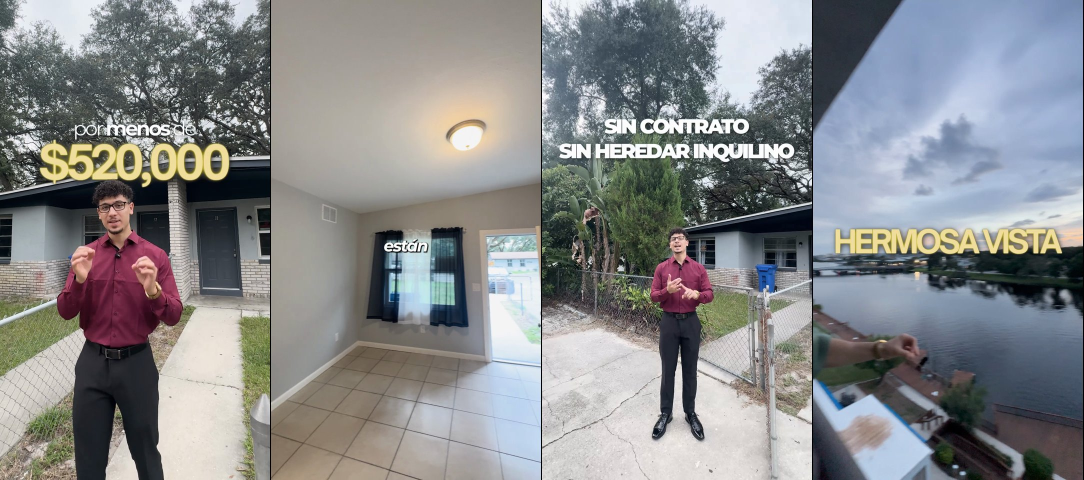
#> input picture clientes/angel-perez-brand/assets/ref-pauta-tampa.jpg, 2168 x 960 px, given in place of base3.jpg, which was not available (shown at 1/2 size)
$ python portada_pil.py ../../../clientes/angel-perez-brand/assets/ref-pauta-tampa.jpg
#> lines starting #> are read from the running program, lines starting #| are printed output that depends on the picture; after the words box and inside, x2 and y2 are one past the last pixel; in counts of white or black regions, pixels touching at a corner belong together; pictures that were not available may be replaced by others from this repository, and a replacement may not be noted
# portada_pil.py — Portada 9:16 en PIL (sin Remotion), probada y aprobada en PAO 10-09 "HOA y CDD no son lo mismo" (2026-10-05).
# Copiarla al proyecto y ajustar rutas, recorte (zoom anclado a los ojos), LINES (texto/fuentes/colores de la marca) y TEXT_TOP.
# Resuelve lo que pidió el usuario en 3 rondas de corrección:
#   - sujeto aislado y con MÁS exposición (levanta sombras con gamma 0,82 + brillo 1,14, contraste y color leves), fondo
#     limpio bajado al 80 % y desenfocado 4 px, luz cálida suave detrás de la cabeza, degradés arriba y abajo que NO
#     pasan por encima del sujeto dentro del cuadrado (solo piernas fuera del cuadrado);
#   - borde sin halo: alrededor del sujeto va el original bajado (no el relleno) y la exposición entra 3 px hacia adentro;
#   - completa partes que Vision deja afuera (ej. una mano) con píxeles de piel dentro de una elipse;
#   - lockup con líneas de pesos mezclados posicionadas por LÍNEA DE BASE, interlineado muy apretado, y la línea de abajo
#     partida alrededor de la cola de la "y"/"g" del golpe (la cola cae en el espacio entre palabras);
#   - texto pegado debajo del mentón (TEXT_TOP = base de la cabeza medida + ~20 px).
# Insumos (desde scripts de esta skill): recorte_personas.swift -> personas3.png/mascara3.png; fondo_limpio.swift -> fondo3.jpg.
# Verificar: `portada_pil.py solotexto` + medir_texto.py; `portada_pil.py guias` para ver cuadrado y margen.
import os
import sys
import numpy as np
from PIL import Image, ImageDraw, ImageFilter, ImageFont, ImageEnhance
F = os.path.expanduser('~/.claude/skills/paola-jimenez-brand/assets/fonts/poppins/')
W, H = 1080, 1920
ROSA = (248, 192, 230); WHITE = (255, 255, 255); CIR_D = (28, 6, 20)
MODE = sys.argv[1] if len(sys.argv) > 1 else ''
OUT = '../../../PORTADA/10-09 PAO HOA y CDD no son lo mismo.jpg'
TEXT_TOP = 792             # tope real del bloque: ~20 px bajo el mentón medido (cabeza hasta y≈772 en base3), sobre el pecho

base = Image.open('base3.jpg').convert('RGB')
#> base is the input picture: PIL image 2168x960 RGB; mean R, G, B 134.8, 136.4, 137.9
A = lambda im: np.asarray(im, np.float32)

# ---- máscara del sujeto: Vision + la mano derecha que Vision dejó a medias (píxeles de piel en esa zona) ----
mk = A(Image.open('mascara3.png').convert('L').resize((W, H))) / 255
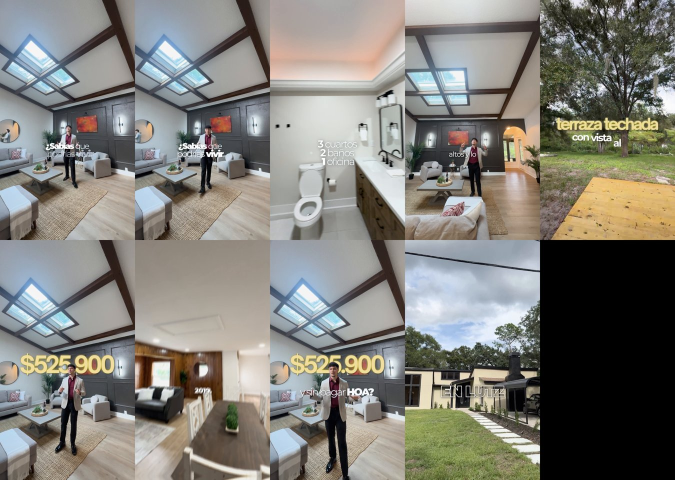
#> input picture clientes/angel-perez-brand/assets/ref-pauta.jpg, 1350 x 960 px, given in place of mascara3.png, which was not available (shown at 1/2 size)
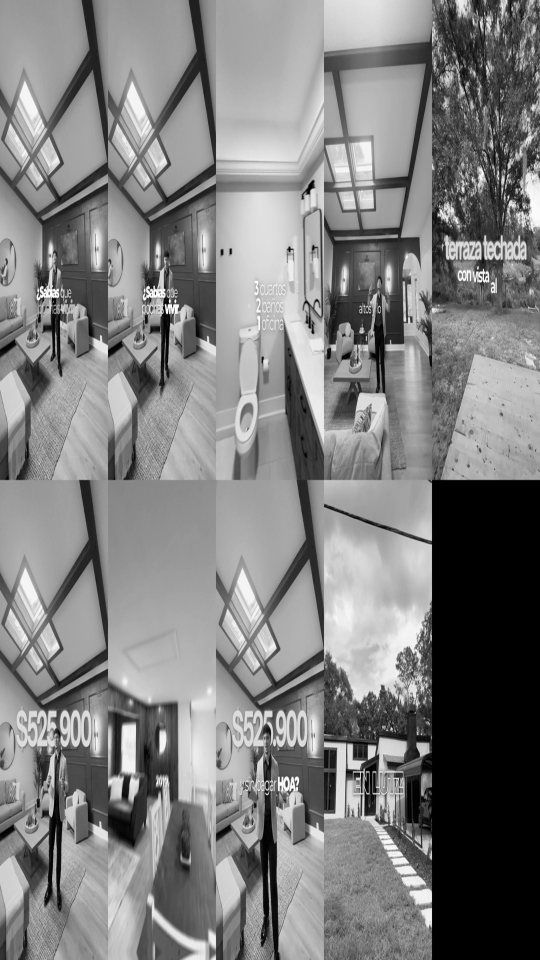
#> mk: shape (1920, 1080) float32 (shown at 1/2 size); min 0, max 1, mean 0.497
b = A(base); r, g, bl = b[..., 0], b[..., 1], b[..., 2]
#> after `r, g, bl = (b[..., 0], b[..., 1], b[..., 2])`:
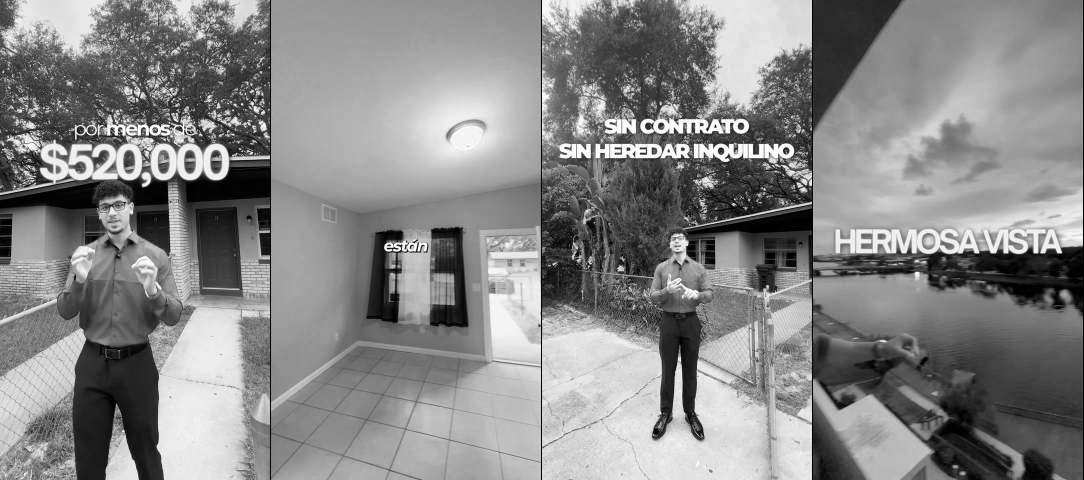
#> r: shape (960, 2168) float32 (shown at 1/2 size); min 0, max 255, mean 134.8
#> after `r, g, bl = (b[..., 0], b[..., 1], b[..., 2])`:
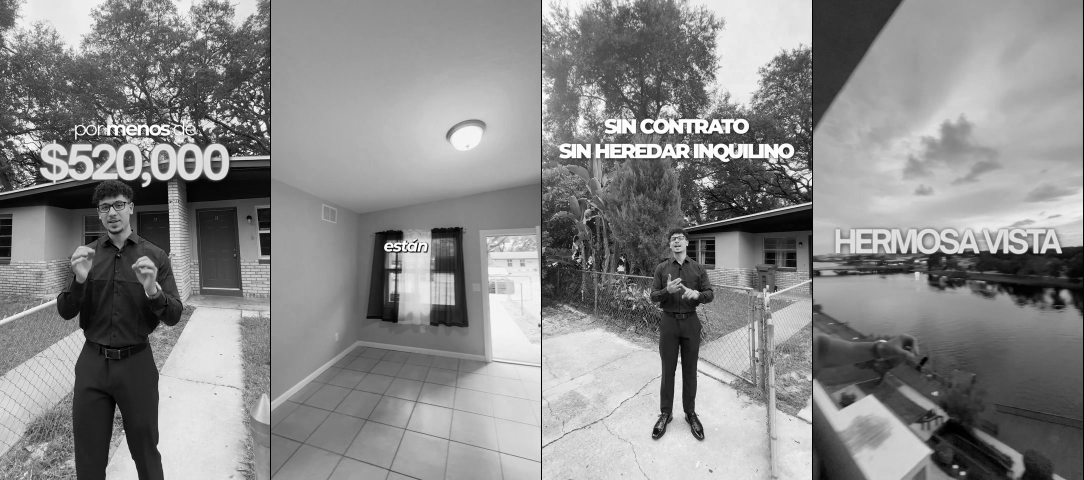
#> g: shape (960, 2168) float32 (shown at 1/2 size); min 0, max 255, mean 136.4
#> after `r, g, bl = (b[..., 0], b[..., 1], b[..., 2])`:
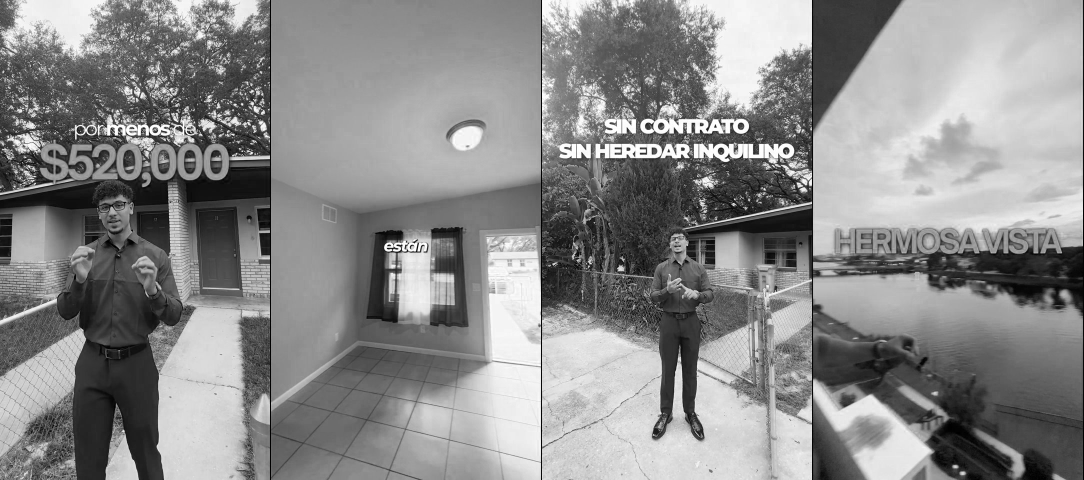
#> bl: shape (960, 2168) float32 (shown at 1/2 size); min 0, max 255, mean 137.9
skin = (r > 95) & (r > g + 12) & (r > bl + 25) & (r - bl < 140)
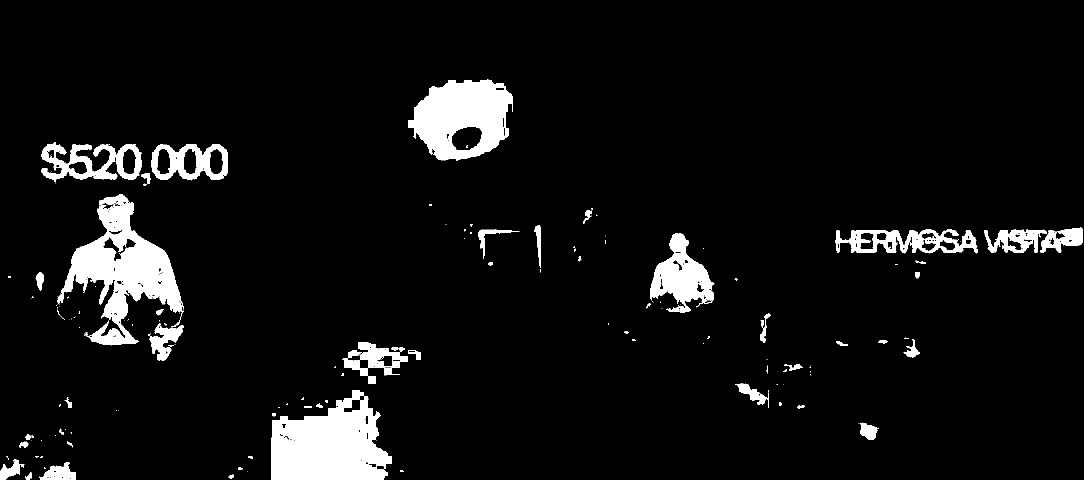
#> skin: shape (960, 2168) bool (shown at 1/2 size); 6.4% white; 166 white regions (101 under 20 px), largest, box (x1, y1, x2, y2) and area: (543, 780, 783, 960) 29967, (115, 388, 368, 691) 28982, (816, 158, 1026, 321) 22718
yy, xx = np.mgrid[0:H, 0:W]
ell = ((xx - 700) / 95) ** 2 + ((yy - 1100) / 80) ** 2 < 1
#> (the run stopped early here; a loop or call above may not have finished)
